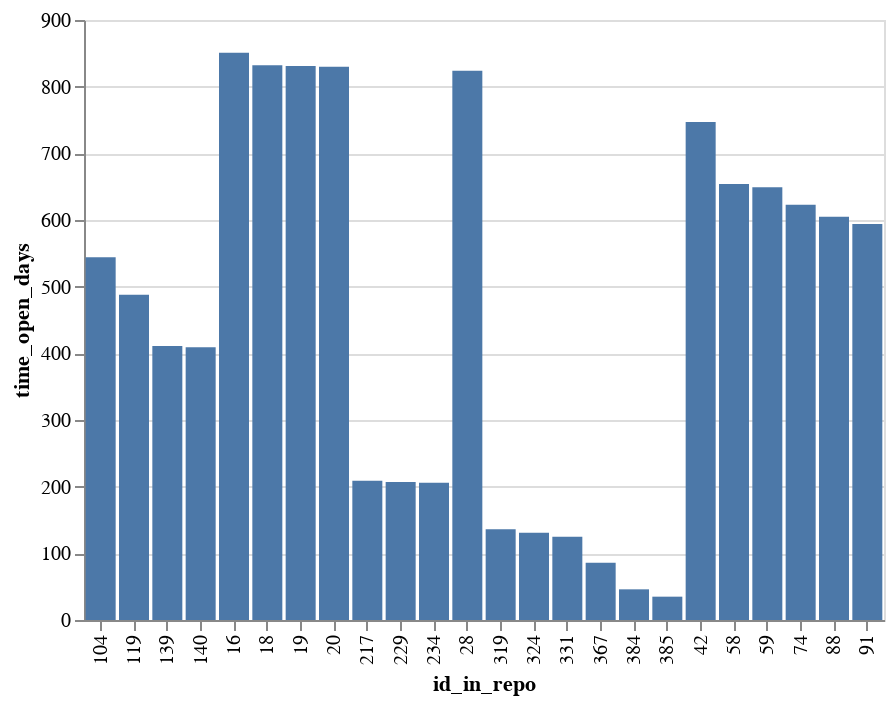

Notebook code cell kept with this figure:
### Markdown cell above
Here we plot the number of issues that are still open using bar graphs.

### Code cell
time_open_days_issues = Issues(github_index)
time_open_days_issues.is_open()
time_open_days_df = time_open_days_issues.fetch_results_from_source('time_open_days', 'id_in_repo', dataframe=True)
time_open_days_df['time_open_days'] = time_open_days_df['time_open_days'].apply(int)

time_open_days_df = time_open_days_df.sort_values(by="time_open_days")
alt.Chart(time_open_days_df).mark_bar().encode(
    x="id_in_repo",
    y='time_open_days'
)

### Figure 1 — Vega-Lite specification as saved in the notebook (floating-point values rounded to 4 significant figures)
{"$schema": "https://vega.github.io/schema/vega-lite/v2.4.3.json", "config": {"view": {"height": 300, "width": 400}}, "data": {"values": [{"id_in_repo": "385", "time_open_days": 35}, {"id_in_repo": "384", "time_open_days": 46}, {"id_in_repo": "367", "time_open_days": 86}, {"id_in_repo": "331", "time_open_days": 125}, {"id_in_repo": "324", "time_open_days": 131}, {"id_in_repo": "319", "time_open_days": 136}, {"id_in_repo": "234", "time_open_days": 206}, {"id_in_repo": "229", "time_open_days": 207}, {"id_in_repo": "217", "time_open_days": 209}, {"id_in_repo": "140", "time_open_days": 409}, {"id_in_repo": "139", "time_open_days": 411}, {"id_in_repo": "119", "time_open_days": 488}, {"id_in_repo": "104", "time_open_days": 544}, {"id_in_repo": "91", "time_open_days": 594}, {"id_in_repo": "88", "time_open_days": 605}, {"id_in_repo": "74", "time_open_days": 623}, {"id_in_repo": "59", "time_open_days": 649}, {"id_in_repo": "58", "time_open_days": 654}, {"id_in_repo": "42", "time_open_days": 747}, {"id_in_repo": "28", "time_open_days": 824}, {"id_in_repo": "20", "time_open_days": 830}, {"id_in_repo": "19", "time_open_days": 831}, {"id_in_repo": "18", "time_open_days": 832}, {"id_in_repo": "16", "time_open_days": 851}]}, "encoding": {"x": {"field": "id_in_repo", "type": "nominal"}, "y": {"field": "time_open_days", "type": "quantitative"}}, "mark": "bar"}
